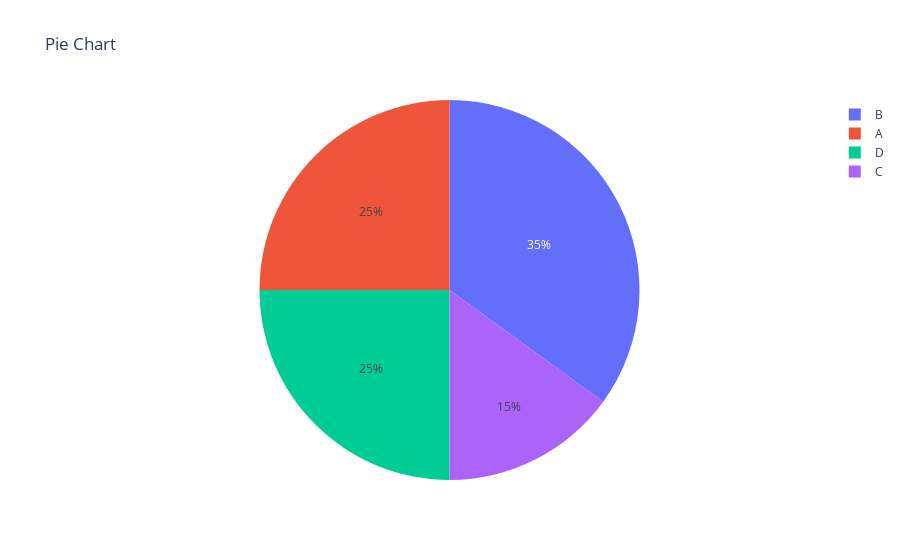

Notebook code cell kept with this figure:
### Code cell
fig = go.Figure(go.Pie(labels=labels,values=values))
fig.update_layout(title="Pie Chart")
fig.show()

### Figure 1 — Plotly figure (JSON) as saved in the notebook; plotly's stock layout.template omitted (floating-point values rounded to 4 significant figures)
{"data": [{"labels": ["A", "B", "C", "D"], "type": "pie", "values": [25, 35, 15, 25]}], "layout": {"title": {"text": "Pie Chart"}}}
